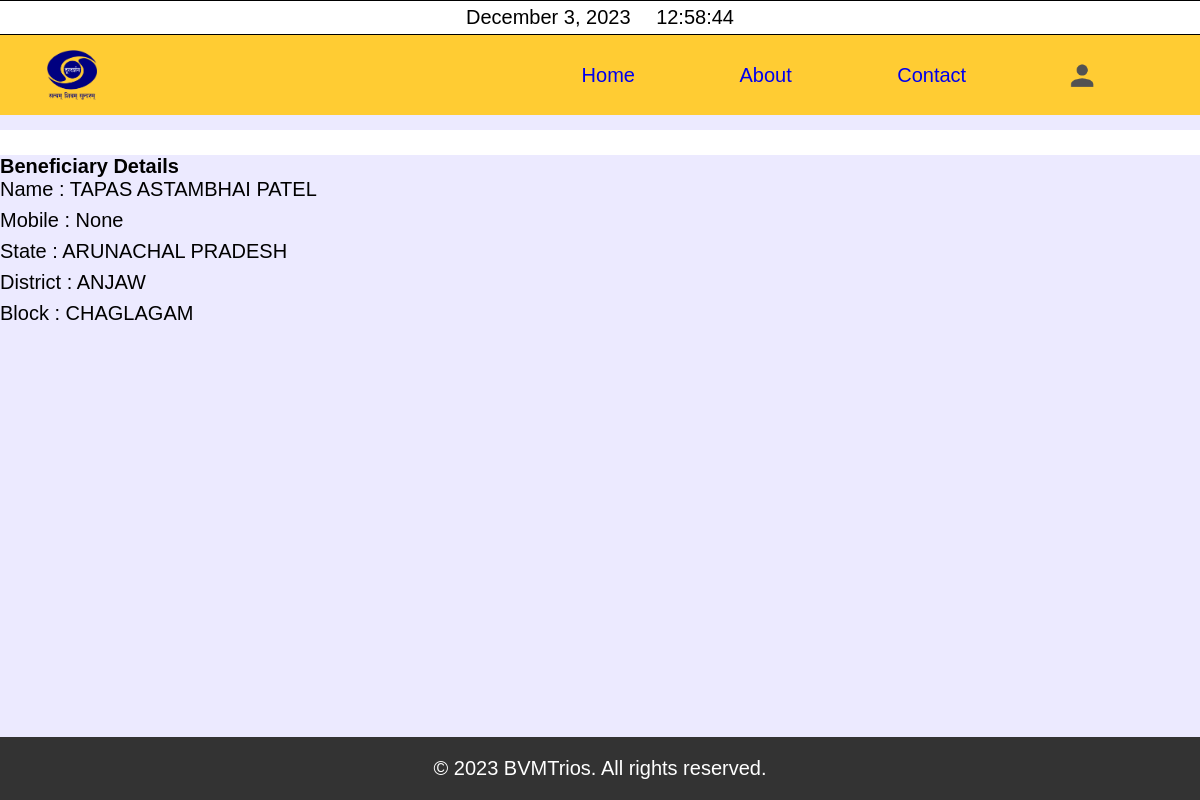
The page /about_bes/2925/ on the database its author committed.
### ddApp/models.py (models this page shows, shortened)
class BeneficiaryModel(models.Model):
    name = models.CharField(max_length=64,null=True, blank=True)
    gender_choices = (('Male','Male'), ('Female', 'Female'), ('Others', 'Others'))
    gender = models.CharField(max_length=8, choices=gender_choices, blank=True)
    father_name_spouse_name = models.CharField(max_length=64,null=True, blank=True)
    house_bldg_apt = models.CharField(max_length=32,null=True, blank=True)
    street_road_lane = models.CharField(max_length=64,null=True, blank=True)
    landmark = models.CharField(max_length=68,null=True, blank=True)
    area_locality_sector = models.CharField(max_length=64,null=True, blank=True)
    village_town_city = models.CharField(max_length=64,null=True, blank=True)
    block = models.CharField(max_length=64, null=True, blank=True)
    district = models.CharField(max_length=32,null=True, blank=True)
    post_office = models.CharField(max_length=64,null=True, blank=True)
    state = models.CharField(max_length=32,null=True, blank=True)
    pincode = models.CharField(max_length=6, validators=[
        RegexValidator(r'^\d{6}$', 'Enter a valid 6-digit PIN code.')
    ], null=True, blank=True)
    identity_proof = models.CharField(max_length=32, blank=True, null=True)
    type_beneficiary = models.CharField(max_length=16,null=True, blank=True)
    mobile = PhoneNumberField(region='IN', null=True, blank=True)

### ddApp/views.py (the view)
# urls.py: path('about_bes/<str:bes_id>/', views.aboutBesView, name='about_bes'),
def aboutBesView(request, bes_id):
    bes = BeneficiaryModel.objects.get(id= bes_id)
    return render(request, 'about_user.html', {'bes': bes})

### ddApp/templates/about_user.html (shortened to what this page needs)
{% extends 'top.html' %}
{% load static %}
{% block content %}
{% load static %}
{% if bes %}
<h5>Beneficiary Details</h5>
<ul>
    <li>Name : {{ bes.name }}</li>
    <li>Mobile : {{ bes.mobile }}</li>
    <li>State : {{ bes.state }}</li>
    <li>District : {{ bes.district }}</li>
    <li>Block : {{ bes.block }}</li>
</ul>
{% endif %}
{% endblock %}

### static/css/style.css (style rules this page uses)
* { margin: 0; padding: 0; font-family: 'Poppins', sans-serif; box-sizing: border-box; font-size: 20px; }
li { margin-bottom: 1vh; }
body { font-family: Arial, sans-serif; background-color: #eceaff; margin: 0; padding: 0; }

### rows shown on the page
BeneficiaryModel: name "TAPAS ASTAMBHAI PATEL", mobile "None", state "ARUNACHAL PRADESH", district "ANJAW", block "CHAGLAGAM"
